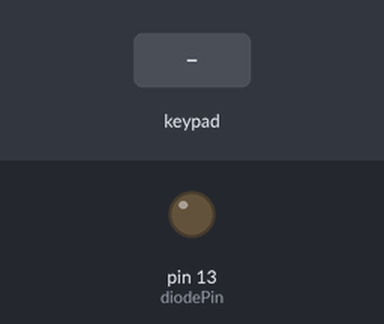
Bench run of a sketch on a simulated Arduino Uno, built with avr-gcc and run on an emulated ATmega328P. On the bench: output pins drawn as LEDs (lit = HIGH). The inputs (shaded band) are chosen by the test bench.

Above: at 1.2 s.
1.3 s: key '1' pressed
At 2.4 s:
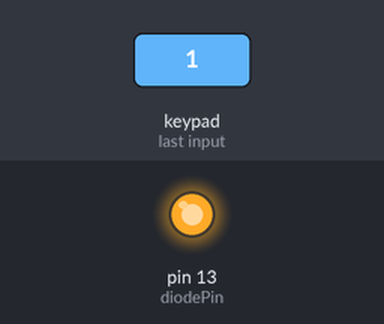
2.8 s: key 'A' pressed
At 3.4 s:
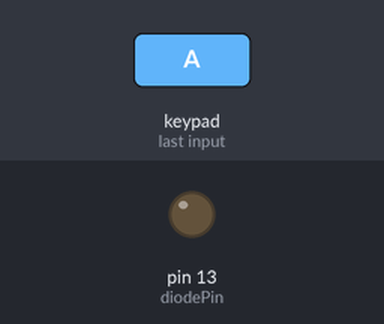
4.3 s: key '2' pressed
At 4.6 s:
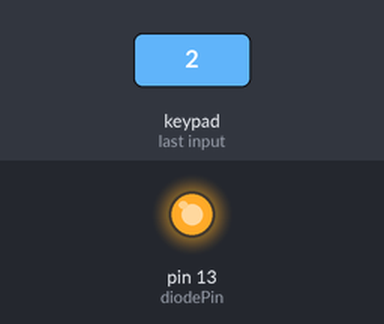
Timing chart, 0 to 7.3 s (numbered marks = the images above; inputs shaded):
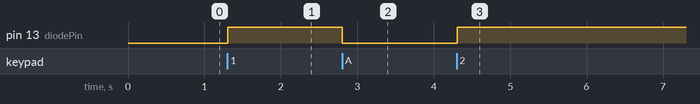

The sketch:

SwitchLedOnOff.ino
```cpp
#include <Keypad.h>

// Here pins of the 4x4 keypad are connected to the digital pins D2...D9.
// Moreover, the LED (along with a 220 Ohm resistor)
// is connected to the digital pin D13 and the ground.
// TODO: For some reason, just the digits 3,6,9 work for switching on,
// A,B,C work for switching off.

// Define the keypad size
const byte ROWS = 4;
const byte COLS = 4;

// Define the key mapping
char keys[ROWS][COLS] = {
  {'1', '2', '3', 'A'},
  {'4', '5', '6', 'B'},
  {'7', '8', '9', 'C'},
  {'*', '0', '#', 'D'}
};

// Connect keypad rows and columns to these Arduino pins
byte rowPins[ROWS] = {2, 3, 4, 5};
byte colPins[COLS] = {6, 7, 8, 9};

// Create an instance of the Keypad class
Keypad keypad = Keypad(makeKeymap(keys), rowPins, colPins, ROWS, COLS);

// Define the diode pin
const int diodePin = 13;

void setup() {
  // Set the diodePin as an output pin
  pinMode(diodePin, OUTPUT);
  // Start with the diode off
  digitalWrite(diodePin, LOW);
}

void loop() {
  // Get the key being pressed
  char key = keypad.getKey();

  // If a key is pressed, check if it's a digit or not
  if (key) {
    if (key >= '0' && key <= '9') {
      // If it's a digit, turn the diode on
      digitalWrite(diodePin, HIGH);
    } else {
      // If it's not a digit, turn the diode off
      digitalWrite(diodePin, LOW);
    }
  }
}
```

Measured:
- after the input at 1.3 s, pin 13 (diodePin): LOW → HIGH at once
- after the input at 2.8 s, pin 13 (diodePin): HIGH → LOW at once
- after the input at 4.3 s, pin 13 (diodePin): LOW → HIGH at once
